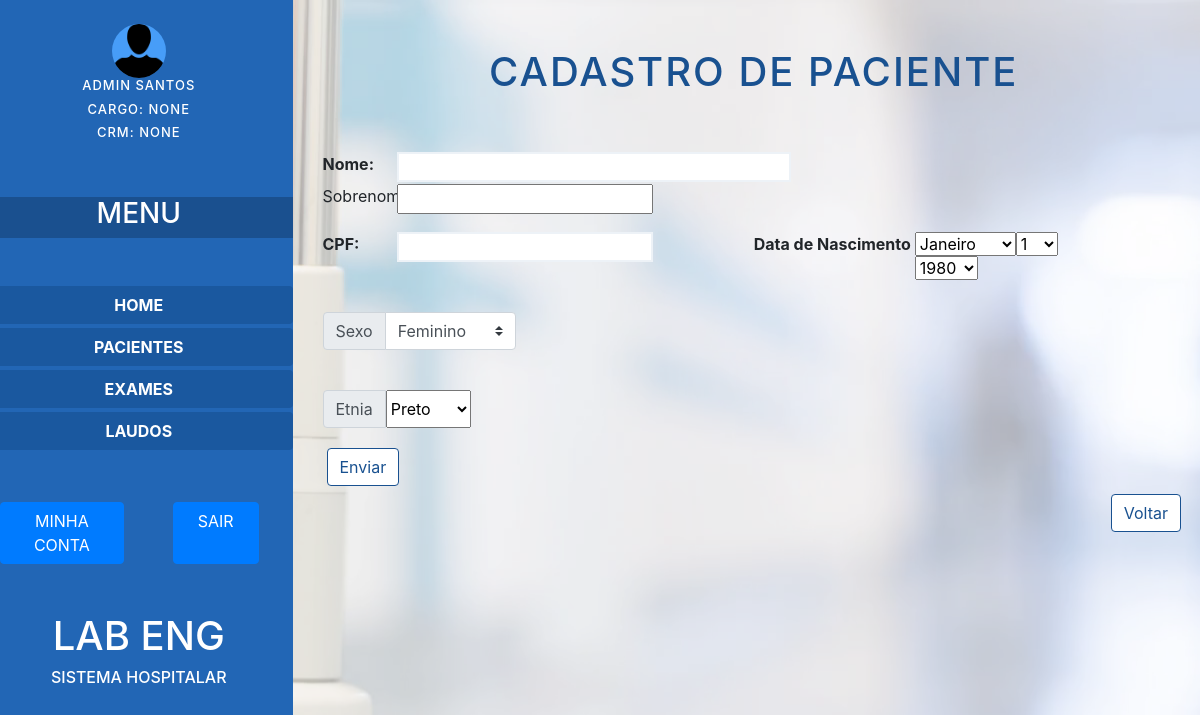
The page /cadastrar/paciente (signed in) on the database its author committed.
### accounts/models.py (models this page shows)
class Medico(AbstractBaseUser, PermissionsMixin):
    OCCUPATION_CHOICES = [
        ('Resident', 'Resident'),
        ('Teacher', 'Teacher')
    ]
    crm = models.CharField(unique=True, max_length=15, null=True)
    email = models.EmailField(unique=True, max_length=60)
    first_name = models.CharField(max_length=100)
    last_name = models.CharField(max_length=100)
    date_joined = models.DateTimeField('date joined', default=timezone.now)
    occupation = models.CharField(max_length=10, choices=OCCUPATION_CHOICES, blank=False, null=True)
    is_staff = models.BooleanField('staff_status', default=False)#Pode se logar como admin
    is_active = models.BooleanField('user_active', default=True)
    is_trusty = models.BooleanField('trusty', default=False)#Diz se o usuário confirmou a conta
    USERNAME_FIELD  = 'email'
    REQUIRED_FIELDS = ['first_name', 'last_name']
    objects = MedicoManager()
    class Meta:
        ''
    def __str__(self):
        return self.first_name + " " +self.last_name

### exams/views.py (the view)
# urls.py: path('cadastrar/paciente', registerPatient, name='registerPatient'),
def registerPatient(request):
    form = PatientForm(request.POST)
    args = {'form': form}
    if form.is_valid():
        form.save()
        return redirect('listPatients')
    return render(request, 'registrar_paciente.html', args)

### exams/forms.py
class PatientForm(ModelForm):
    first_name = forms.CharField(
        widget=forms.TextInput(attrs={
            'id': 'lname'
        }))
    last_name = forms.CharField(
        widget=forms.TextInput(attrs={
            'id': 'llast-name'
        }))
    sex = forms.ChoiceField(
        choices=SEX_CHOICES,
        widget=forms.Select(attrs={
            'id': 'inputGroupSelect01',
            'class': 'custom-select'
        }))
    ethinicity = forms.ChoiceField(
        choices=ETHINICITY_CHOICES,
        widget=forms.Select(attrs={
            'id': 'lethinicity',
        }))
    cpf = forms.CharField(
        widget=forms.TextInput(attrs={
            'id': 'lcpf',
        }))
    birth_date = forms.DateField(
        widget=forms.SelectDateWidget(years=BIRTH_YEAR_CHOICES)
    )
    class Meta:
        model = Patient
        fields = ['first_name', 'last_name', 'sex', 'ethinicity', 'cpf', 'ethinicity', 'birth_date']

### exams/templates/registrar_paciente.html (shortened to what this page needs)
{% load static %}
<!doctype html>
<html lang="en">
<head>
    <link rel="stylesheet" href="https://stackpath.bootstrapcdn.com/bootstrap/4.3.1/css/bootstrap.min.css"
>
    <link rel="stylesheet" href="{% static 'css/estiloV2.css' %}">
</head>
<body>
    <div id="body-bg_image">
        <div class="row">
            <div id="coluna-esquerda" class="col-3">
                <div class="row">
                    <div id="avatar-area" class="col-12 d-flex justify-content-center pt-4">
                        <img id="avatar" src="{%static 'img/user-3-128x128.png' %}" alt="">
                    </div>
                </div>
                <div class="row">
                    <div id="area-nome" class="col-12 d-flex justify-content-center info_user">
                        <h4 id="nome">{{ request.user }}</h4>
                    </div>
                </div>
                <div class="row">
                    <div id="area-funcao" class="col-12 d-flex justify-content-center info_user">
                        <h6 id="funcao">Cargo: {{request.user.occupation}}</h6>
                    </div>
                </div>
                <div class="row">
                    <div id="area-crm" class="col-12 d-flex justify-content-center info_user">
                        <h6 id="crm">CRM: {{request.user.crm}}</h6>
                    </div>
                </div>
                <div class="row mt-5 mb-5">
                    <div id="area-titulo-menu" class="col-12 d-flex justify-content-center">
                        <h3>menu</h3>
                    </div>
                </div>
                <div class="row mb-1">
                    <a href="{% url 'home' %}" class="col-12 btn btn_col_esq">home</a>
                </div>
                <div class="row mb-1">
                    <a href="{% url 'listPatients' %}" class="col-12 btn btn_col_esq">pacientes</a>
                </div>
                <div class="row mb-1">
                    <a href="{% url 'listExams' %}" class="col-12 btn btn_col_esq">exames</a>
                </div>
                <div class="row mb-5">
                    <button type="button" class="col-12 btn btn_col_esq">laudos</button>
                </div>
                <div id="area-opc" class="row mt-5">
                    <div class="col-md-6 d-flex justify-content-center mt-1">
                        <button type="button" class="btn btn-primary text-white text-uppercase">minha conta</button>
                    </div>
                    <div class="col-md-6 d-flex justify-content-center mt-1">
                        <a href=" {% url 'exit_user'%}"
                            class="btn btn-primary pl-4 pr-4 text-white text-uppercase">sair</a>
                    </div>
                </div>
                <div class="row mt-5 d-flex justify-content-center text-white text-uppercase">
                    <h1 class="">lab eng</h1>
                </div>
                <div class="row d-flex justify-content-center mb-5 text-white text-uppercase">
                    <h6>sistema hospitalar</h6>
                </div>
            </div>
            <div id="coluna-direita" class="col-9">
                <div class="container">
                    <div class="row">
                        <div class="col-12 d-flex justify-content-center p-5">
                            <h1>Cadastro de paciente</h1>
                        </div>
                    </div>
                    <div class="row">
                        <div class="col-12">
                            <form method="POST">
                                <div id="area-nome" class="row">
                                    <div class="col-1">
                                        <label for="fname">Nome:</label>
                                    </div>
                                    <div class="col-11">
                                        {{ form.first_name }}
                                    </div>
                                </div>
                                <div id="area-sobrenome" class="row">
                                    <div class="col-1">
                                        <label for="surname">Sobrenome: </label>
                                    </div>
                                    <div class="col-11">
                                        {{ form.last_name }}
                                    </div>
                                </div>
                                <div class="row">
                                    <div class="col-6">
                                        <div id="area-cpf" class="row pt-3">
                                            <div class="col-2">
                                                <label for="fname">CPF:</label>
                                            </div>
                                            <div class="col-6 ">
                                                {{ form.cpf }}
                                            </div>
                                        </div>
                                        <div id="area-sexo" class="row mt-5">
                                            <div class="col-6">
                                                <div class="input-group mb-3">
                                                    <div class="input-group-prepend">
                                                        <label class="input-group-text"
                                                            for="inputGroupSelect01">Sexo</label>
                                                    </div>
                                                    {{ form.sex }}
                                                </div>
                                            </div>
                                        </div>
                                    </div>
                                    <div id="area-nascimento" class="col-6">
                                        <div class="row pt-3">
                                            <div class="col-">
                                                <label for="fname">Data de Nascimento</label>
                                            </div>
                                            <div class="col-6 pl-1">
                                                <span>{{ form.birth_date }}</span>
                                            </div>
                                        </div>
                                    </div>
                                </div>
                                <div class="row">
                                    <div class="col-6">
                                        <div id="area-etnia" class="row mt-4">
                                            <div class="col-6">
                                                <div class="input-group mb-3">
                                                    <div class="input-group-prepend">
                                                        <label class="input-group-text" for="inputGroupSelect01">
                                                            Etnia
                                                        </label>
                                                        {{ form.ethinicity }}
                                                    </div>
                                                </div>
                                            </div>
                                        </div>
                                    </div>
                                </div>
                                <button type="submit" class="btn m-1"> Enviar </button>
                            </form>
                        </div>
                    </div>
                    <div class="row">
                        <div class="col-12 d-flex justify-content-end">
                            <a href="{%url 'listPatients'%}"><button type="button" class="btn  m-1">Voltar</button></a>
                        </div>
                    </div>
                </div>
            </div>
        </div>
</body>
</html>

### static/css/estiloV2.css (style rules this page uses)
div#body-bg_image { width: 100%; height: 100%; display: block; position: relative; }
div#body-bg_image::after { content: ""; background: url("../img/hospital-background-images-png-6.png"); opacity: 0.4; top: 0; left: 0; bottom: 0; right: 0; position: absolute; z-index: -1; width: 100vw; }
#coluna-esquerda { background: #2266b5; height: 100%; }
#coluna-direita { height: 100%; }
#coluna-direita button { background: white; color: #195190; border: 1px solid #195190; }
#coluna-direita h1 { text-transform: uppercase; color: #195190; letter-spacing: 2px; }
#avatar { border-radius: 80%; width: 54px; height: 54px; background: #479df8; }
.info_user { color: white; font-weight: bold; }
#nome, #funcao, #crm { letter-spacing: 1px; text-transform: uppercase; font-size: small; }
#area-titulo-menu { color: white; background: #1a508f; text-transform: uppercase; }
.btn_col_esq { width: 100%; background: #1a589f; text-transform: uppercase; color: white; font-weight: bold; }
#area-nome, #area-cpf, #area-nascimento, #area-data, #area-crm, #area-recomendacao { font-weight: bold; }
#area-nome input, #area-cpf input, #area-nascimento input, #area-data input, #area-recomendacao input, #area-crm input { border: 2px solid rgb(237, 242, 247); background: rgb(255, 255, 255); }
#area-nome input { width: 50%; }

### rows shown on the page
Medico: user "ADMIN SANTOS", user.occupation "NONE", user.crm "NONE"
